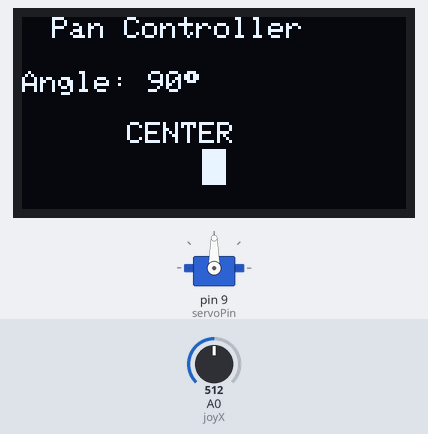
A sketch run on a simulated Arduino Uno, built with avr-gcc and run on an emulated ATmega328P. Shown: servo, 128×64 one-colour display. The test bench sets the inputs (shaded band); at power-on: A0 (joyX) = 512.

Above: at 1.2 s.
1.3 s: A0 (joyX) set to 540
At 2.1 s:
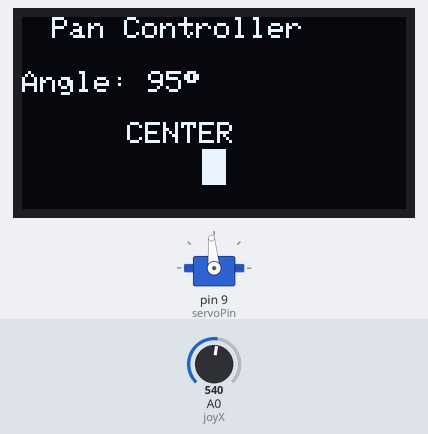
2.8 s: A0 (joyX) set to 556
At 3.3 s:
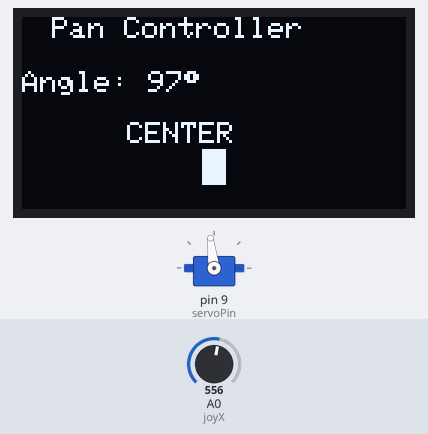
4.3 s: A0 (joyX) set to 584
At 5.5 s:
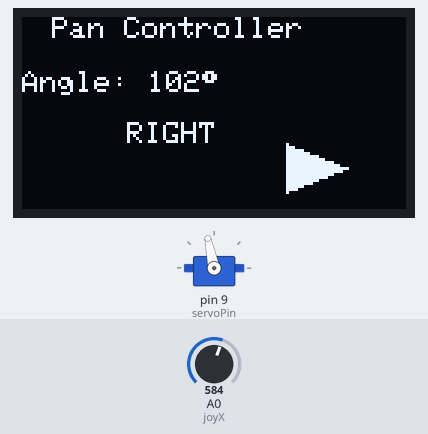
5.8 s: A0 (joyX) set to 440
At 6.8 s:
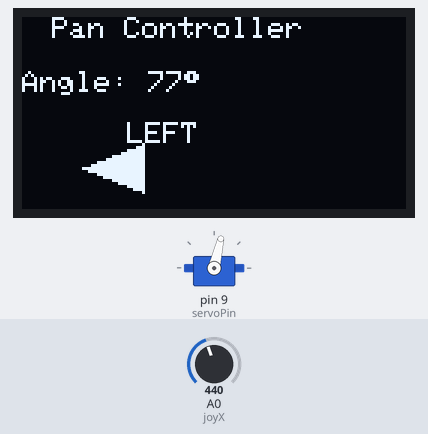
7.3 s: A0 (joyX) set to 306
At 7.9 s:
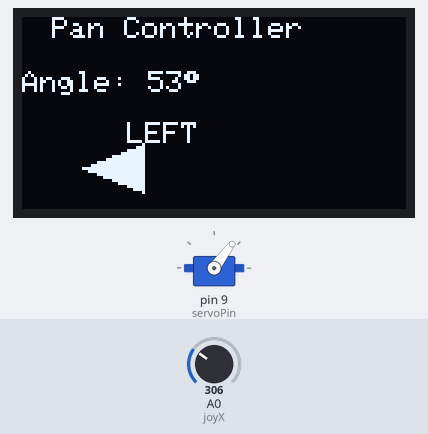
8.8 s: A0 (joyX) set to 122
At 9.1 s:
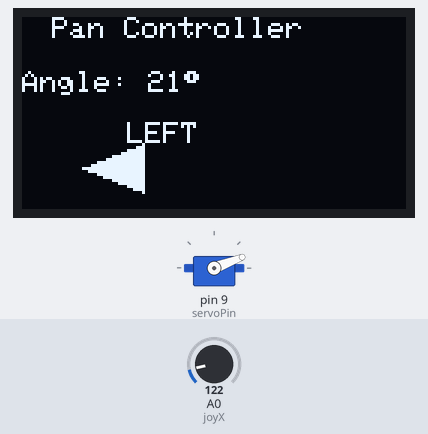
Timing chart, 0 to 11.3 s (numbered marks = the images above; inputs shaded):
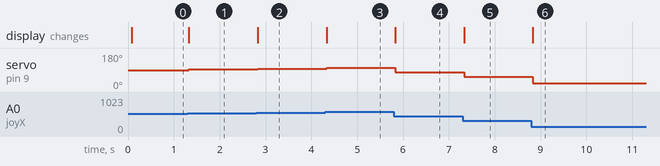

Measured:
- the behaviour switches between 570 and 571 on A0 (joyX) (found by bisection; images 2 and 3)
- after the input at 1.3 s, servo on pin 9 (servoPin): 90° → 95° at once; the display: changes at once (image 1)
- after the input at 2.8 s, servo on pin 9 (servoPin): 95° → 97° at once; the display: changes at once (image 2)
- after the input at 4.3 s, servo on pin 9 (servoPin): 97° → 102° at once; the display: changes at once (image 3)
- after the input at 5.8 s, servo on pin 9 (servoPin): 102° → 77° at once; the display: changes at once (image 4)
- after the input at 7.3 s, servo on pin 9 (servoPin): 77° → 53° at once; the display: changes at once (image 5)
- after the input at 8.8 s, servo on pin 9 (servoPin): 53° → 21° at once; the display: changes at once (image 6)

The sketch:

Joystick_Servo_Pan_Controller.ino
```cpp
#include <Wire.h>
#include <Adafruit_GFX.h>
#include <Adafruit_SSD1306.h>
#include <Servo.h>

#define SCREEN_WIDTH 128
#define SCREEN_HEIGHT 64

Adafruit_SSD1306 display(SCREEN_WIDTH, SCREEN_HEIGHT, &Wire, -1);
Servo panServo;

const int joyX = A0;
const int servoPin = 9;

int angle = 90;
int lastAngle = -1;

void setup() {
  panServo.attach(servoPin);
  panServo.write(angle);

  if (!display.begin(SSD1306_SWITCHCAPVCC, 0x3C)) {
    while (1);
  }

  display.clearDisplay();
  display.display();
}

void loop() {

  int xValue = analogRead(joyX);

  // Smooth servo movement
  angle = map(xValue, 0, 1023, 0, 180);
  panServo.write(angle);

  if (abs(angle - lastAngle) > 1) {

    String direction;

    if (xValue < 450)
      direction = "LEFT";
    else if (xValue > 570)
      direction = "RIGHT";
    else
      direction = "CENTER";

    display.clearDisplay();

    display.setTextSize(1);
    display.setCursor(10, 0);
    display.println("Pan Controller");

    display.setCursor(0, 18);
    display.print("Angle: ");
    display.print(angle);
    display.println((char)247);

    display.setCursor(35, 35);
    display.println(direction);

    // Bonus: Direction Arrow
    if (direction == "LEFT") {
      display.fillTriangle(20, 50, 40, 42, 40, 58, SSD1306_WHITE);
    }
    else if (direction == "RIGHT") {
      display.fillTriangle(108, 50, 88, 42, 88, 58, SSD1306_WHITE);
    }
    else {
      display.fillRect(60, 44, 8, 12, SSD1306_WHITE);
    }

    display.display();

    lastAngle = angle;
  }
}
```
